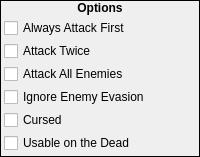
                    <widget class="QFrame" name="frame_90">
                     <property name="sizePolicy">
                      <sizepolicy hsizetype="Preferred" vsizetype="Fixed">
                       <horstretch>0</horstretch>
                       <verstretch>0</verstretch>
                      </sizepolicy>
                     </property>
                     <property name="focusPolicy">
                      <enum>Qt::ClickFocus</enum>
                     </property>
                     <property name="frameShape">
                      <enum>QFrame::Box</enum>
                     </property>
                     <property name="frameShadow">
                      <enum>QFrame::Plain</enum>
                     </property>
                     <layout class="QVBoxLayout" name="verticalLayout_185">
                      <property name="spacing">
                       <number>0</number>
                      </property>
                      <property name="margin">
                       <number>0</number>
                      </property>
                      <item>
                       <widget class="QLabel" name="label_153">
                        <property name="sizePolicy">
                         <sizepolicy hsizetype="Preferred" vsizetype="Fixed">
                          <horstretch>0</horstretch>
                          <verstretch>0</verstretch>
                         </sizepolicy>
                        </property>
                        <property name="font">
                         <font>
                          <weight>75</weight>
                          <bold>true</bold>
                         </font>
                        </property>
                        <property name="focusPolicy">
                         <enum>Qt::ClickFocus</enum>
                        </property>
                        <property name="text">
                         <string>Options</string>
                        </property>
                        <property name="alignment">
                         <set>Qt::AlignCenter</set>
                        </property>
                       </widget>
                      </item>
                      <item>
                       <widget class="QWidget" name="widget_101" native="true">
                        <property name="focusPolicy">
                         <enum>Qt::ClickFocus</enum>
                        </property>
                        <layout class="QVBoxLayout" name="verticalLayout_186">
                         <property name="spacing">
                          <number>3</number>
                         </property>
                         <property name="leftMargin">
                          <number>3</number>
                         </property>
                         <property name="topMargin">
                          <number>3</number>
                         </property>
                         <property name="rightMargin">
                          <number>0</number>
                         </property>
                         <property name="bottomMargin">
                          <number>3</number>
                         </property>
                         <item>
                          <widget class="QCheckBox" name="weapon_cbAttackFirst">
                           <property name="focusPolicy">
                            <enum>Qt::ClickFocus</enum>
                           </property>
                           <property name="text">
                            <string>Always Attack First</string>
                           </property>
                          </widget>
                         </item>
                         <item>
                          <widget class="QCheckBox" name="weapon_cbAttackTwice">
                           <property name="focusPolicy">
                            <enum>Qt::ClickFocus</enum>
                           </property>
                           <property name="text">
                            <string>Attack Twice</string>
                           </property>
                          </widget>
                         </item>
                         <item>
                          <widget class="QCheckBox" name="weapon_cbAttackAllEnemies">
                           <property name="focusPolicy">
                            <enum>Qt::ClickFocus</enum>
                           </property>
                           <property name="text">
                            <string>Attack All Enemies</string>
                           </property>
                          </widget>
                         </item>
                         <item>
                          <widget class="QCheckBox" name="weapon_cbIgnoreEnemyEvasion">
                           <property name="focusPolicy">
                            <enum>Qt::ClickFocus</enum>
                           </property>
                           <property name="text">
                            <string>Ignore Enemy Evasion</string>
                           </property>
                          </widget>
                         </item>
                         <item>
                          <widget class="QCheckBox" name="weapon_cbCursed">
                           <property name="focusPolicy">
                            <enum>Qt::ClickFocus</enum>
                           </property>
                           <property name="text">
                            <string>Cursed</string>
                           </property>
                          </widget>
                         </item>
                         <item>
                          <widget class="QCheckBox" name="weapon_cbUsableOnTheDead">
                           <property name="focusPolicy">
                            <enum>Qt::ClickFocus</enum>
                           </property>
                           <property name="text">
                            <string>Usable on the Dead</string>
                           </property>
                          </widget>
                         </item>
                        </layout>
                       </widget>
                      </item>
                     </layout>
                    </widget>
